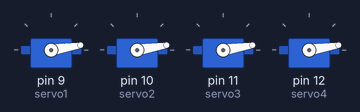
Bench run of a sketch on a simulated Arduino Uno, built with avr-gcc and run on an emulated ATmega328P. Shown: 4 × servo.

Above: at 0.1 s.
At 0.7 s:
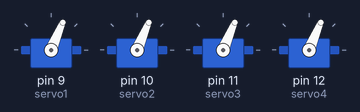
At 1.3 s:
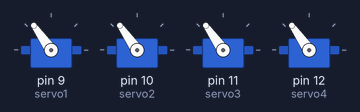
At 2.1 s:
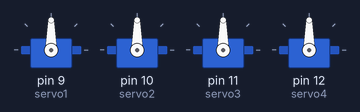
Timing chart, 0 to 3.6 s (numbered marks = the images above):
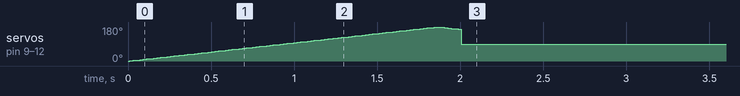

The sketch:

Four_Servo_Motors.ino
```cpp
// C++ code
//
#include <Servo.h>

Servo servo1;
Servo servo2;
Servo servo3;
Servo servo4;

int pos = 0;

void setup() {
  servo1.attach(9);
  servo2.attach(10);
  servo3.attach(11);
  servo4.attach(12);

  unsigned long startTime = millis();

  while (millis() - startTime < 2000) {
    for (pos = 0; pos <= 180; pos++) {
      servo1.write(pos);
      servo2.write(pos);
      servo3.write(pos);
      servo4.write(pos);
      delay(10);
      if (millis() - startTime >= 2000) break;
    }

    for (pos = 180; pos >= 0; pos--) {
      servo1.write(pos);
      servo2.write(pos);
      servo3.write(pos);
      servo4.write(pos);
      delay(10);
      if (millis() - startTime >= 2000) break;
    }
  }

  servo1.write(90);
  servo2.write(90);
  servo3.write(90);
  servo4.write(90);
}

void loop() {
  // Motors stay at 90 degrees
}
```
